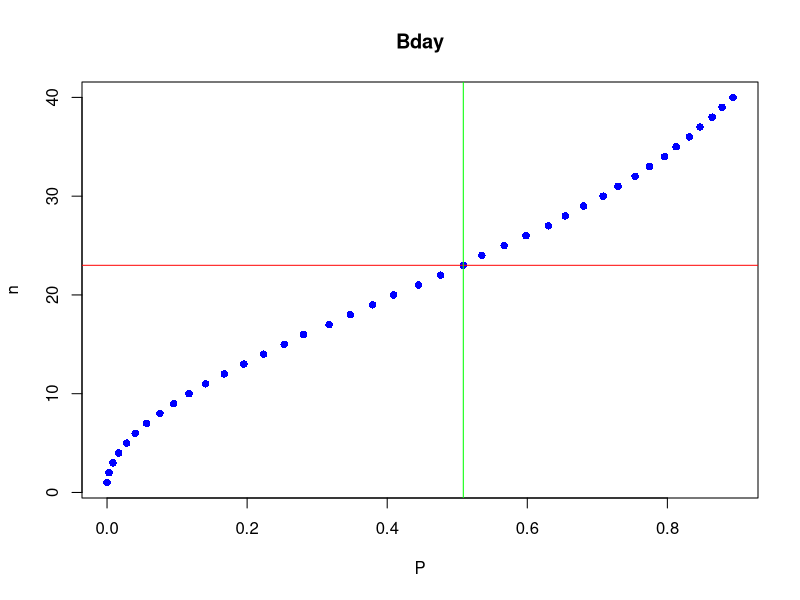

Reproduce this figure in R.
# The birthday problem: Take N students in a room. We want to find out if
# at least 2 of them have the same birthday.
# We will solve as such: P(at least two)= 1 - P(none share a birthday)

# Create sample and compare birthday lists-------

n = 20
bdays = sample(1:365, size = n, replace = TRUE)
bdays
ubdays = unique(bdays)
ubdays

share = FALSE
if(length(unique(bdays)) < length(bdays)){
  share = TRUE
}
share

#create simulation--------
n = 2
numreps = 100000

share = rep(FALSE, numreps)

for (i in 1:numreps) {
  bdays = sample(1:365, size = n, replace = TRUE)
  if(length(unique(bdays)) < length(bdays)){
    share[i] = TRUE
  }
}
sum(share)/numreps

#simulate for different values n --------

n = 1:40
P = rep(0, 40)

for (i in 1:40) {
  numreps = 100000
  share = rep(FALSE, numreps)
  for (j in 1:numreps) {
    bdays = sample(1:365, size = i, replace = TRUE)
    if(length(unique(bdays)) < length(bdays)){
      share[j] = TRUE
    }
  }
  P[i] = sum(share)/numreps
}
plot(P, n, main = "Bday", type = "p", col = "blue", pch=16)
abline(h = 23, col = "red")
abline(v = P[23], col = "green")

P.data = data.frame(P)

#Add one line to pull
